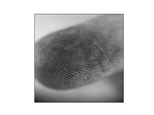
#> input picture IMG.png, 154 x 115 px, shrunk from 640 x 480 before the run, found by its file name
$ jupyter execute --allow-errors FingerProcessing.ipynb   (older library calls are emulated)
#> lines starting #> are read from the running program, lines starting #| are printed output that depends on the picture
[cell 1]
import numpy as np
import cv2
from matplotlib import pyplot as plt

img = cv2.imread('img.png')
#> img is the input picture: shape (115, 154, 3); min 5, max 255, mean 193.1
denoised = cv2.medianBlur(img, 1)
output = [img, denoised]

titles = ['Original', 'Denoised']

for i in range(2):
    plt.subplot(1, 3, i + 1)
    plt.imshow(output[i])
    plt.title(titles[i])
    plt.xticks([])
    plt.yticks([])
plt.show()
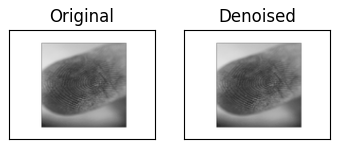
#> figure drawn by matplotlib, 2 panels

[cell 2]
b, g, r = cv2.split(denoised)
img21_cropped_gray = denoised[:, :, 0]
# img21_cropped_gray = cv2.cvtColor(img21_cropped,cv2.COLOR_BGR2GRAY)

plt.figure(figsize=(5, 5))
plt.imshow(img21_cropped_gray, cmap='Greys_r')

dft = cv2.dft(np.float32(img21_cropped_gray), flags=cv2.DFT_COMPLEX_OUTPUT)
radius = 3

H = np.ones_like(dft)
for i in range(dft.shape[0]):
    for j in range(dft.shape[1]):
        if np.sqrt(i ** 2 + j ** 2) <= radius:
            H[i, j] = 0

fimage = dft * H
# fimage_spectrum = 20*np.log(cv2.magnitude(fimage[:,:,0],fimage[:,:,1]))


image_enhanced = cv2.idft(fimage, flags=cv2.DFT_SCALE | cv2.DFT_REAL_OUTPUT)
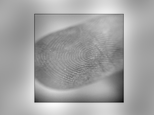
#> image_enhanced: shape (115, 154) float32; min -212.1, max 118, mean 0; drawn with min black and max white

plt.figure(figsize=(10, 10))
plt.subplot(121)
plt.imshow(image_enhanced, cmap='Greys_r')

plt.subplot(122)
plt.imshow(img21_cropped_gray, cmap='Greys_r')

plt.figure(figsize=(10, 10))

plt.subplot(121)
plt.imshow(img21_cropped_gray, cmap='Greys_r')

plt.subplot(122)
histr = cv2.calcHist([img21_cropped_gray], [0], None, [256], [0, 255])
#> histr = 256 values, max 165 at index 253, min 0 at index 0, mean 33.04
plt.plot(histr, color='k')
plt.xlim([0, 256])


plt.subplot(122)
#> (the rest of this cell did not finish here and is left out)

[cell 3]
# build look up table
high = np.max(img21_cropped_gray)
#> high = 255
low = np.min(img21_cropped_gray)
#> low = 5

x = np.linspace(0, 255, 256);

declive = 255. / (high - low);
#> declive = 1.02
ordenada = - declive * low;
#> ordenada = -5.1
table = declive * x + ordenada;
#> table = 256 values from -5.1 to 255
table[0:low] = 0;
table[high:256] = 255;

table = np.array([table.astype('uint8')])
img_pre1 = cv2.LUT(img21_cropped_gray, table)

plt.figure(figsize=(10, 10))
plt.subplot(121)
plt.imshow(img_pre1, cmap='Greys_r')

plt.subplot(122)
histr = cv2.calcHist([img_pre1], [0], None, [256], [0, 255])
#> histr = 256 values, max 165 at index 252, min 0 at index 1, mean 33.04
plt.plot(histr, color='k')
plt.xlim([0, 256])

plt.figure(figsize=(10, 10))
clahe = cv2.createCLAHE()

plt.subplot(121)
img_pre2 = clahe.apply(img_pre1)
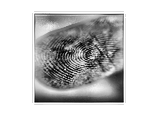
#> img_pre2: shape (115, 154); min 1, max 255, mean 196.8
plt.imshow(img_pre2, cmap='Greys_r')
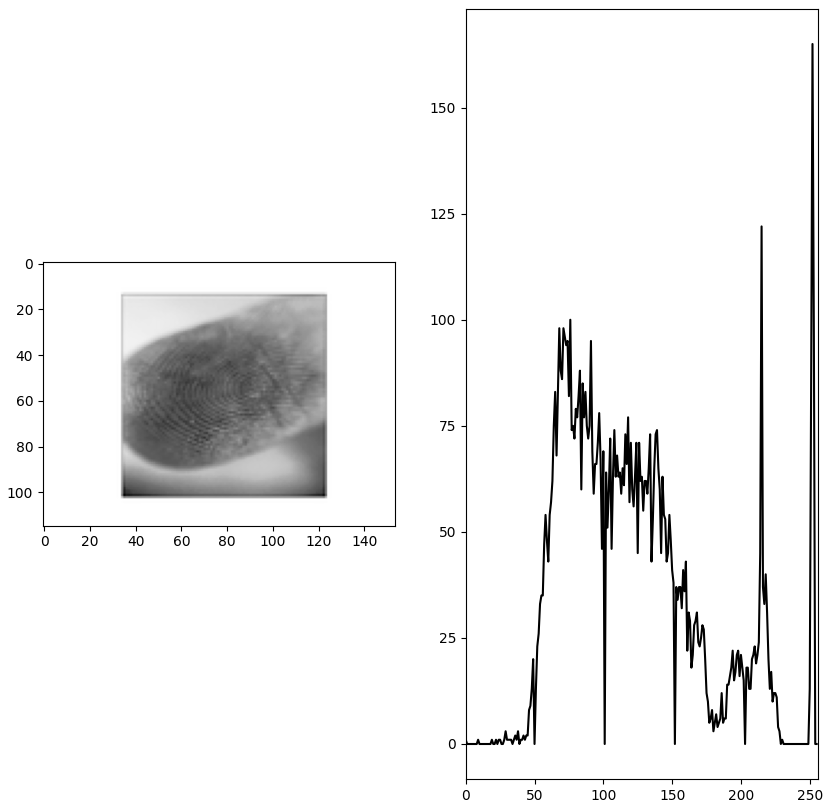
#> figure drawn by matplotlib, 2 panels; panel 2: curve peaks at x = 252, y = 165

[cell 4]
import cv2
import numpy as np
from matplotlib import pyplot as plt
# Read the image
image2 = cv2.imread('img_2912.jpg', 0)
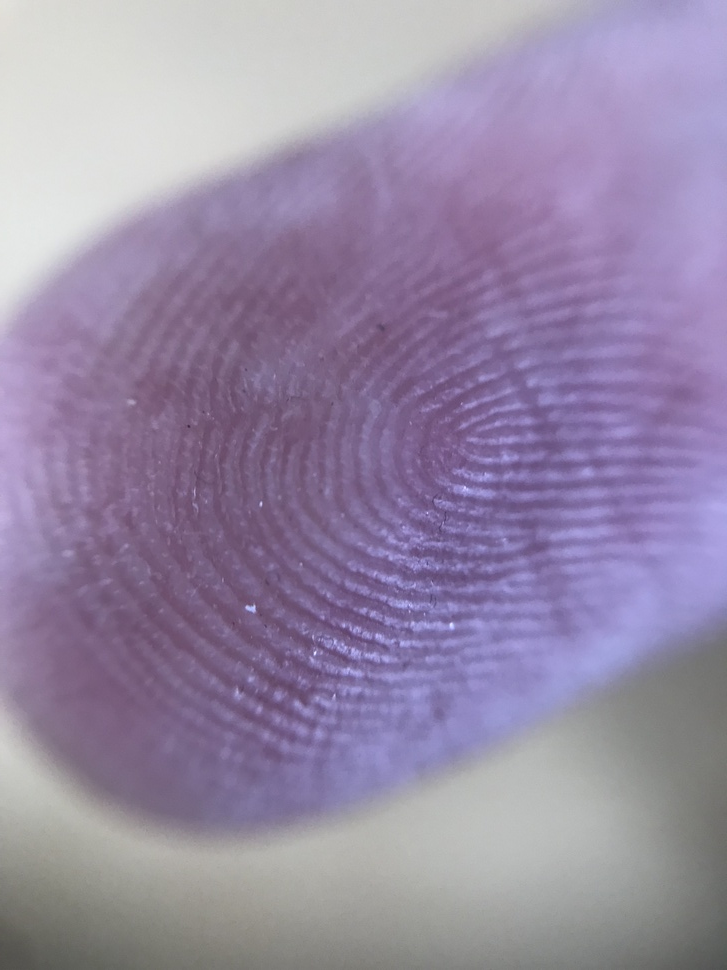
#> input picture IMG_2912.jpg, 727 x 970 px, shrunk from 3024 x 4032 before the run, found by its file name
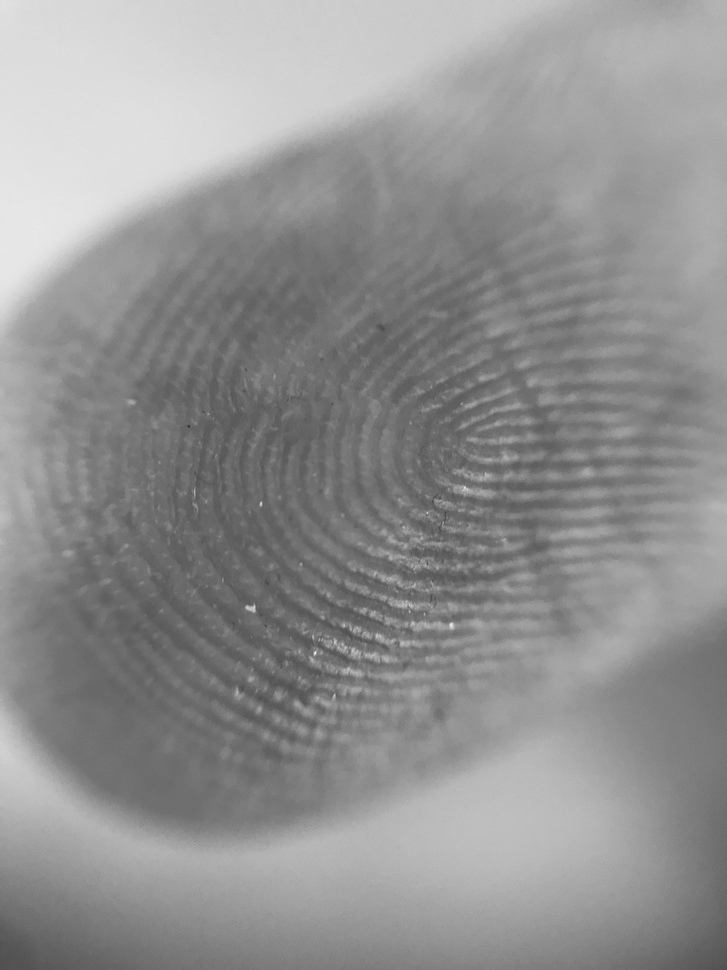
#> image2: shape (970, 727); min 49, max 243, mean 145.5
new_image = cv2.Laplacian(image2,cv2.CV_64F)
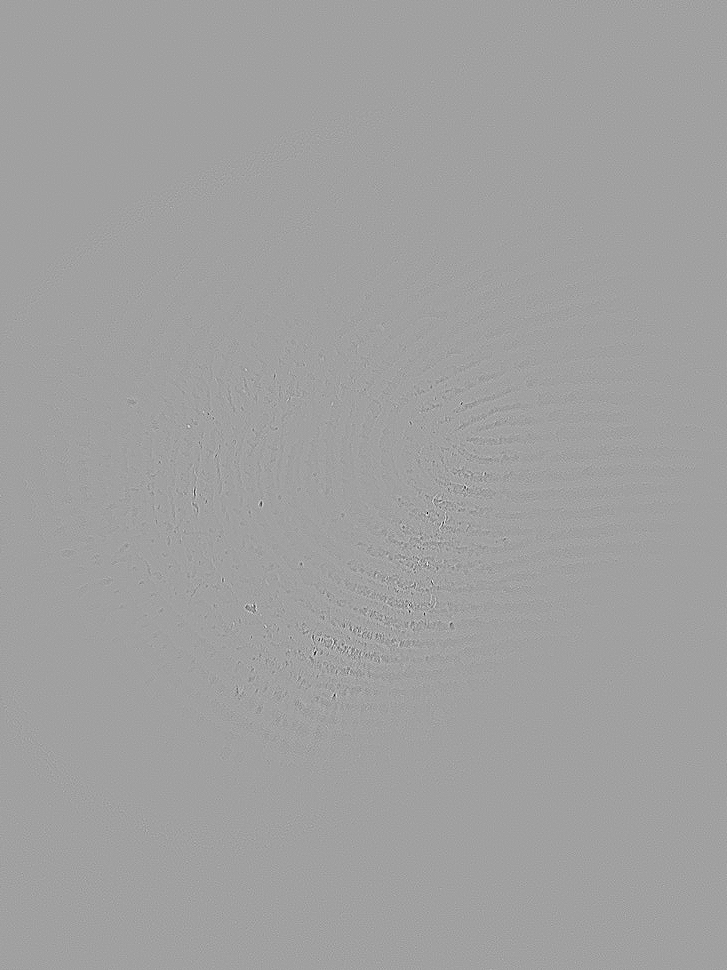
#> new_image: shape (970, 727) float64; min -181, max 106, mean 0; drawn with min black and max white
plt.figure(figsize=(11,6))
plt.subplot(131), plt.imshow(image2, cmap='gray'),plt.title('Original')
plt.xticks([]), plt.yticks([])
plt.subplot(132), plt.imshow(new_image, cmap='gray'),plt.title('Laplacian')
plt.xticks([]), plt.yticks([])
plt.subplot(133), plt.imshow(image2 + new_image, cmap='gray'),plt.title('Resulting image')
plt.xticks([]), plt.yticks([])
plt.savefig('laplace.png')
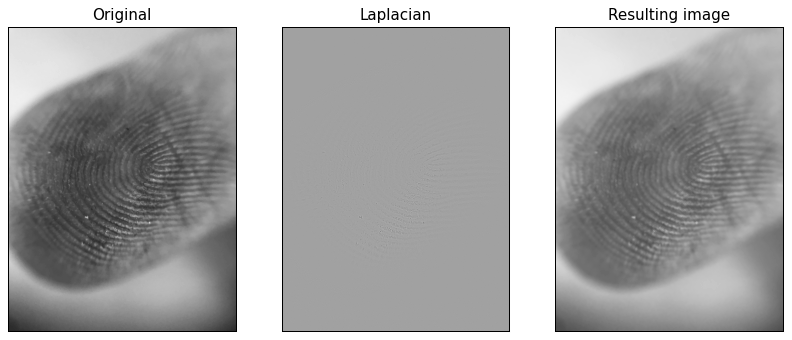
#> figure drawn by matplotlib, 3 panels
plt.show()
